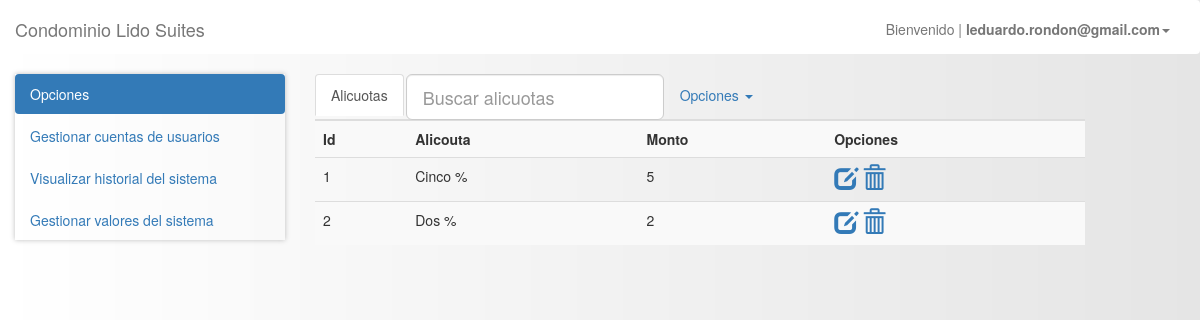
The page /pages/?alicuotas (signed in) on the database its author committed.
### tables this page shows
CREATE TABLE `alicuotas` (
  `id_alicuota` int(10) UNSIGNED NOT NULL,
  `alicuota` varchar(100) NOT NULL,
  `monto` varchar(100) NOT NULL,
  `created` timestamp NOT NULL DEFAULT CURRENT_TIMESTAMP
);

### models/db.php (called while the page is built)
<?php
class db
{
    public static function conexion(){
        $conexion = new mysqli('localhost', 'root', '19651249', 'lidosuites', '3306');
        $conexion->query("SET NAMES 'utf8'");
        return $conexion;
    }
}

### models/alicuota.php (called while the page is built, shortened)
<?php
require_once 'db.php';
class Alicuota{
	private $db;
	private $alicuota;
	public function __construct(){
		$this->db=db::conexion();
		$this->alicuota=array();
	}
    public function getAlicuota(){
        $sql = $this->db->query("SELECT * FROM alicuotas");
        while($filas = $sql->fetch_assoc()){
            $this->alicuota[] = $filas;
        }
        return $this->alicuota;
    }
}

### views/config/alicuotas/detalle.phtml (shortened to what this page needs)
<ul class="nav nav-tabs nav-justified">
  <ul class="nav nav-tabs" role="tablist">
    <li role="presentation" class="active"><a href="!#detalle" aria-controls="detalle" role="tab" data-toggle="tab">Alicuotas</a></li>
   	<li role="presentation">
		<div class="input-group input-group-lg">
			<input class="form-control" type="text" id="searchAlicuota" placeholder="Buscar alicuotas">
		</div>
	</li>
   	<li role="presentation" class="dropdown"><a href="" class="dropdown-toggle" id="options" data-toggle="dropdown" aria-controls="options-contents" aria-expanded="false">Opciones <span class="caret"></span></a>
	</li>
  </ul>
  <div class="tab-content">
    <div role="tabpanel" class="tab-pane active" id="detalle">
		<table class="table table-striped" id="tablaAlicuota">
    		<tr>
    			<th>Id</th>
    			<th>Alicouta</th>
    			<th>Monto</th>
    			<th>Opciones</th>
    		</tr>
    		<?php for($i=0; $i<count($alicuotas); $i++){ $rs = $alicuotas[$i]; ?>
    		<tr>
    			<td><?php echo $rs['id_alicuota']; ?></td>
    			<td><?php echo $rs['alicuota']; ?></td>
    			<td><?php echo $rs['monto']; ?></td>
    			<td>
    				<a href="#" onclick="editAlicuota(this);" ><i class="glyphicon glyphicon-edit"></i></a>
    				<a href="#" onclick="delAlicuota(this);" ><i class="glyphicon glyphicon-trash"></i></a>
    			</td>
    		</tr> <?php } ?>
    	</table>
    </div>
  </div>

### public/css/style.css (style rules this page uses)
body { background: linear-gradient(to right, rgba(255, 255, 255, 0), rgba(0, 0, 0, 0.1)); }
.glyphicon { font-size: 1.7em; }

### rows shown on the page
alicuotas: id_alicuota "1", alicuota "Cinco %", monto "5"
alicuotas: id_alicuota "2", alicuota "Dos %", monto "2"

### other values the page prints
$_SESSION['login'] "leduardo.rondon@gmail.com"
